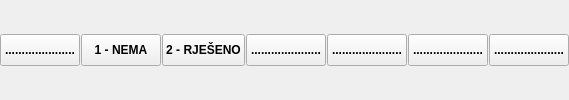
    <widget class="QFrame" name="frame_9">
     <property name="frameShape">
      <enum>QFrame::NoFrame</enum>
     </property>
     <property name="frameShadow">
      <enum>QFrame::Raised</enum>
     </property>
     <layout class="QHBoxLayout" name="horizontalLayout_7">
      <property name="spacing">
       <number>1</number>
      </property>
      <property name="leftMargin">
       <number>0</number>
      </property>
      <property name="topMargin">
       <number>0</number>
      </property>
      <property name="rightMargin">
       <number>0</number>
      </property>
      <property name="bottomMargin">
       <number>0</number>
      </property>
      <item>
       <widget class="QPushButton" name="btnNothing">
        <property name="minimumSize">
         <size>
          <width>0</width>
          <height>32</height>
         </size>
        </property>
        <property name="font">
         <font>
          <weight>75</weight>
          <bold>true</bold>
         </font>
        </property>
        <property name="cursor">
         <cursorShape>PointingHandCursor</cursorShape>
        </property>
        <property name="text">
         <string>.....................</string>
        </property>
        <property name="autoExclusive">
         <bool>false</bool>
        </property>
       </widget>
      </item>
      <item>
       <widget class="QPushButton" name="btnRjesenje1">
        <property name="minimumSize">
         <size>
          <width>0</width>
          <height>32</height>
         </size>
        </property>
        <property name="font">
         <font>
          <weight>75</weight>
          <bold>true</bold>
         </font>
        </property>
        <property name="cursor">
         <cursorShape>PointingHandCursor</cursorShape>
        </property>
        <property name="text">
         <string>1 - NEMA</string>
        </property>
        <property name="autoExclusive">
         <bool>true</bool>
        </property>
       </widget>
      </item>
      <item>
       <widget class="QPushButton" name="btnRjesenje2">
        <property name="minimumSize">
         <size>
          <width>0</width>
          <height>32</height>
         </size>
        </property>
        <property name="font">
         <font>
          <weight>75</weight>
          <bold>true</bold>
         </font>
        </property>
        <property name="cursor">
         <cursorShape>PointingHandCursor</cursorShape>
        </property>
        <property name="text">
         <string>2 - RJEŠENO</string>
        </property>
        <property name="autoExclusive">
         <bool>true</bool>
        </property>
       </widget>
      </item>
      <item>
       <widget class="QPushButton" name="pushButton_5">
        <property name="minimumSize">
         <size>
          <width>0</width>
          <height>32</height>
         </size>
        </property>
        <property name="font">
         <font>
          <weight>75</weight>
          <bold>true</bold>
         </font>
        </property>
        <property name="cursor">
         <cursorShape>PointingHandCursor</cursorShape>
        </property>
        <property name="text">
         <string>.....................</string>
        </property>
        <property name="autoExclusive">
         <bool>false</bool>
        </property>
       </widget>
      </item>
      <item>
       <widget class="QPushButton" name="pushButton_6">
        <property name="minimumSize">
         <size>
          <width>0</width>
          <height>32</height>
         </size>
        </property>
        <property name="font">
         <font>
          <weight>75</weight>
          <bold>true</bold>
         </font>
        </property>
        <property name="cursor">
         <cursorShape>PointingHandCursor</cursorShape>
        </property>
        <property name="text">
         <string>.....................</string>
        </property>
        <property name="autoExclusive">
         <bool>false</bool>
        </property>
       </widget>
      </item>
      <item>
       <widget class="QPushButton" name="pushButton_7">
        <property name="minimumSize">
         <size>
          <width>0</width>
          <height>32</height>
         </size>
        </property>
        <property name="font">
         <font>
          <weight>75</weight>
          <bold>true</bold>
         </font>
        </property>
        <property name="cursor">
         <cursorShape>PointingHandCursor</cursorShape>
        </property>
        <property name="text">
         <string>.....................</string>
        </property>
        <property name="autoExclusive">
         <bool>false</bool>
        </property>
       </widget>
      </item>
      <item>
       <widget class="QPushButton" name="pushButton_8">
        <property name="minimumSize">
         <size>
          <width>0</width>
          <height>32</height>
         </size>
        </property>
        <property name="font">
         <font>
          <weight>75</weight>
          <bold>true</bold>
         </font>
        </property>
        <property name="cursor">
         <cursorShape>PointingHandCursor</cursorShape>
        </property>
        <property name="text">
         <string>.....................</string>
        </property>
        <property name="autoExclusive">
         <bool>false</bool>
        </property>
       </widget>
      </item>
     </layout>
    </widget>
